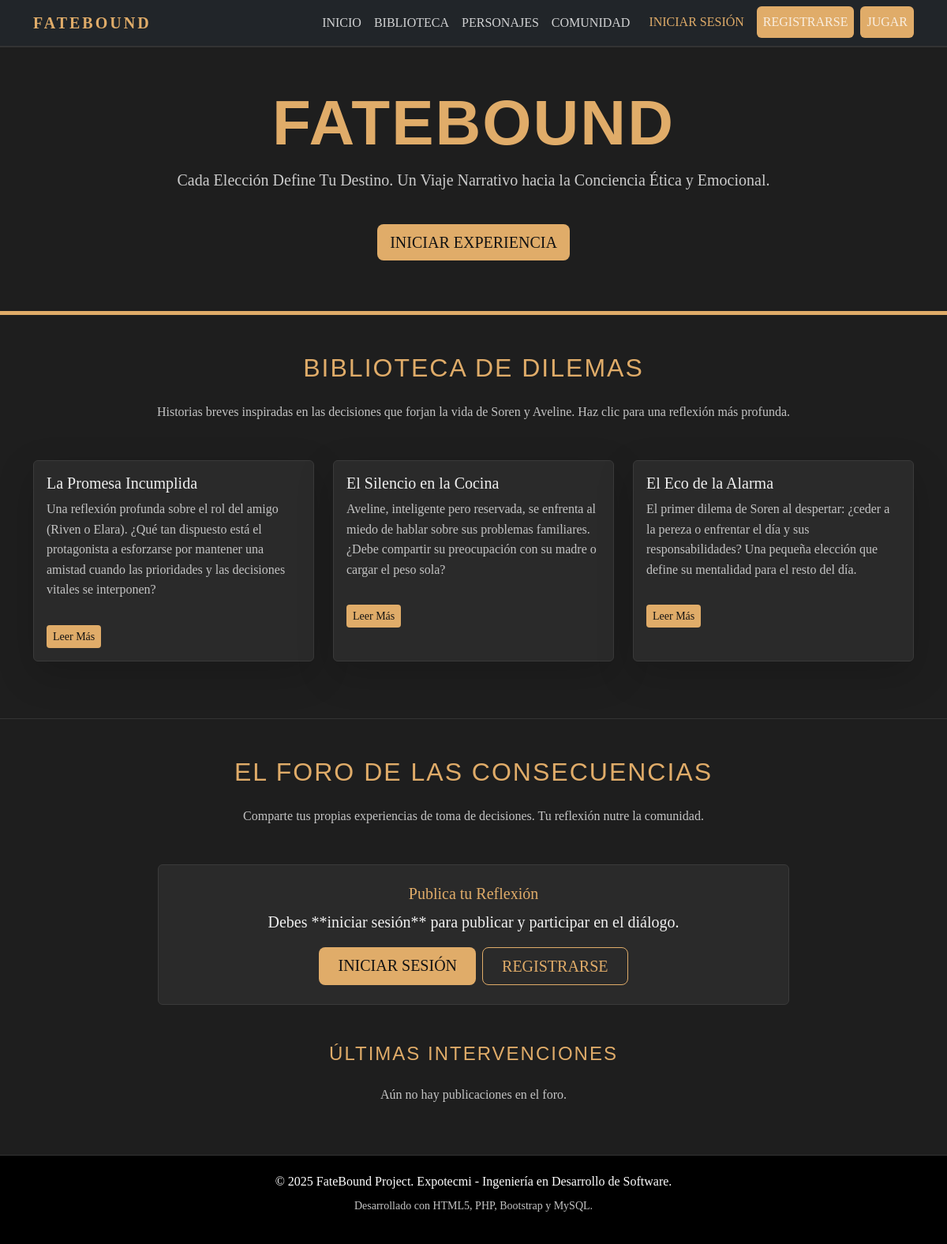
The page / on the database its author committed.
### tables this page shows
CREATE TABLE `historias_breves` (
  `historia_id` int(11) UNSIGNED NOT NULL,
  `titulo` varchar(255) NOT NULL,
  `resumen` varchar(500) NOT NULL,
  `contenido_completo` text NOT NULL,
  `autor` varchar(100) DEFAULT NULL
);

### index.php (the view, shortened to what this page needs)
<?php
require 'db_connect.php';
$GAME_URL = "#";
$is_logged_in = isset($_SESSION['user_id']);
$current_username = $is_logged_in ? $_SESSION['username'] : '';
try {
    $historias_query = $pdo->query("SELECT historia_id, titulo, resumen FROM historias_breves ORDER BY historia_id DESC");
    $historias = $historias_query->fetchAll();
} catch (PDOException $e) {
    $historias = [];
}
try {
    $posts_query = $pdo->query("SELECT p.titulo, p.contenido, u.username
                                 FROM publicaciones_foro p
                                 JOIN usuarios u ON p.user_id = u.user_id
                                 ORDER BY p.fecha_creacion DESC LIMIT 5");
    $posts = $posts_query->fetchAll();
} catch (PDOException $e) {
    $posts = [];
}
?>
<!DOCTYPE html>
<html lang="es">
<head>
    <link href="https://cdn.jsdelivr.net/npm/bootstrap@5.3.2/dist/css/bootstrap.min.css" rel="stylesheet">
    <link rel="stylesheet" href="style.css">
</head>
<body>
    <nav class="navbar navbar-expand-lg navbar-dark bg-dark sticky-top">
        <div class="container">
            <a class="navbar-brand" href="#">FATEBOUND</a>
            <div class="collapse navbar-collapse" id="navbarNav">
                <ul class="navbar-nav ms-auto">
                    <li class="nav-item"><a class="nav-link" href="#inicio">INICIO</a></li>
                    <li class="nav-item"><a class="nav-link" href="#biblioteca">BIBLIOTECA</a></li>
                    <li class="nav-item"><a class="nav-link" href="personajes.php">PERSONAJES</a></li>
                    <li class="nav-item"><a class="nav-link" href="#comunidad">COMUNIDAD</a></li>
                    <?php if ($is_logged_in): ?>
                        <li class="nav-item"><span class="nav-link text-success">¡Hola, <?php echo htmlspecialchars($current_username); ?>!</span></li>
                        <li class="nav-item"><a class="nav-link btn btn-outline-light ms-2" href="cerrar_sesion.php">CERRAR SESIÓN</a></li>
                    <?php else: ?>
                        <li class="nav-item"><a class="nav-link btn btn-outline-light ms-2" href="login.php">INICIAR SESIÓN</a></li>
                        <li class="nav-item"><a class="nav-link btn btn-primary ms-2" href="registro.php">REGISTRARSE</a></li>
                    <?php endif; ?>
                    <li class="nav-item"><a class="nav-link btn btn-primary ms-2" href="<?php echo $GAME_URL; ?>" target="_blank">JUGAR</a></li>
                </ul>
            </div>
        </div>
    </nav>
    <header id="inicio" class="py-5 text-center text-light section-dark" style="border-bottom: 5px solid #e0ac69;">
        <div class="container">
            <h1 class="display-1 fw-bold">FATEBOUND</h1>
            <p class="lead" style="color: #ccc;">
                Cada Elección Define Tu Destino. Un Viaje Narrativo hacia la Conciencia Ética y Emocional.
            </p>
            <a class="btn btn-primary btn-lg mt-4" href="<?php echo $GAME_URL; ?>" target="_blank">INICIAR EXPERIENCIA</a>
        </div>
    </header>
    <section id="biblioteca" class="py-5 bg-light-dark section-dark">
        <div class="container">
            <h2 class="text-center mb-4">Biblioteca de Dilemas</h2>
            <p class="text-center mb-5 text-muted">
                Historias breves inspiradas en las decisiones que forjan la vida de Soren y Aveline. Haz clic para una reflexión más profunda.
            </p>
            <div class="row">
                <?php if (!empty($historias)): ?>
                    <?php foreach ($historias as $historia): ?>
                        <div class="col-lg-4 col-md-6 mb-4">
                            <div class="card card-dark shadow-lg h-100">
                                <div class="card-body">
                                    <h5 class="card-title"><?php echo htmlspecialchars($historia['titulo']); ?></h5>
                                    <p class="card-text text-muted"><?php echo htmlspecialchars($historia['resumen']); ?></p>
                                    <a href="leer_historia.php?id=<?php echo $historia['historia_id']; ?>"
                                       class="btn btn-primary btn-sm mt-3">
                                        Leer Más
                                    </a>
                                </div>
                            </div>
                        </div>
                    <?php endforeach; ?>
                <?php else: ?>
                    <p class="text-center">No se encontraron historias en la base de datos.</p>
                <?php endif; ?>
            </div>
        </div>
    </section>
    <section id="comunidad" class="py-5 section-dark" style="border-top: 1px solid #333;">
        <div class="container">
            <h2 class="text-center mb-4">El Foro de las Consecuencias</h2>
            <p class="text-center mb-5 text-muted">
                Comparte tus propias experiencias de toma de decisiones. Tu reflexión nutre la comunidad.
            </p>
            <div class="card card-dark mb-5 p-4 mx-auto" style="max-width: 800px;">
                <h5 class="card-title text-center" style="color: #e0ac69;">Publica tu Reflexión</h5>
                <?php if ($is_logged_in): ?>
                    <p class="text-center text-muted">Estás publicando como **<?php echo htmlspecialchars($current_username); ?>**</p>
                    <form action="post_handler.php" method="POST">
                        <div class="mb-3">
                            <input type="text" class="form-control bg-dark text-light border-secondary" name="titulo" placeholder="Título de tu Experiencia" required>
                        </div>
                        <div class="mb-3">
                            <textarea class="form-control bg-dark text-light border-secondary" name="contenido" rows="4" placeholder="Describe tu reflexión personal..." required></textarea>
                        </div>
                        <button type="submit" class="btn btn-primary d-block mx-auto">COMPARTIR EN EL FORO</button>
                    </form>
                <?php else: ?>
                    <p class="text-center lead">
                        Debes **iniciar sesión** para publicar y participar en el diálogo.
                    </p>
                    <div class="d-grid gap-2 d-sm-flex justify-content-sm-center">
                        <a href="login.php" class="btn btn-primary btn-lg px-4 gap-3">INICIAR SESIÓN</a>
                        <a href="registro.php" class="btn btn-outline-light btn-lg px-4">REGISTRARSE</a>
                    </div>
                <?php endif; ?>
            </div>
            <h4 class="mb-4 text-center">Últimas Intervenciones</h4>
            <div class="row justify-content-center">
                <div class="col-lg-8">
                    <?php if (!empty($posts)): ?>
                        <?php foreach ($posts as $post): ?>
                            <div class="card card-dark mb-3">
                                <div class="card-body">
                                    <h5 class="card-title" style="color: #e0ac69;"><?php echo htmlspecialchars($post['titulo']); ?></h5>
                                    <p class="card-text text-light"><?php echo nl2br(htmlspecialchars(substr($post['contenido'], 0, 200) . '...')); ?></p>
                                    <small class="text-muted">Publicado por **<?php echo htmlspecialchars($post['username']); ?>**</small>
                                </div>
                            </div>
                        <?php endforeach; ?>
                    <?php else: ?>
                        <p class="text-center text-muted">Aún no hay publicaciones en el foro.</p>
                    <?php endif; ?>
                </div>
            </div>
        </div>
    </section>
    <footer class="text-center text-white">
        <p class="mb-1">&copy; 2025 FateBound Project. Expotecmi - Ingeniería en Desarrollo de Software.</p>
        <p><small class="text-muted">Desarrollado con HTML5, PHP, Bootstrap y MySQL.</small></p>
    </footer>
</body>
</html>

### style.css (style rules this page uses)
body { font-family: 'Georgia', serif; line-height: 1.6; background-color: #121212; color: #f0f0f0; }
h1, h2, h3, h4 { font-family: 'Arial Black', sans-serif; color: #e0ac69; text-transform: uppercase; letter-spacing: 2px; }
.navbar { border-bottom: 2px solid #333; }
.navbar-brand { font-weight: bold; color: #e0ac69 !important; letter-spacing: 3px; }
.nav-link { color: rgba(255, 255, 255, 0.8) !important; }
.btn-outline-light { color: #e0ac69 !important; border-color: #e0ac69 !important; }
.btn-primary { background-color: #e0ac69; border: none; color: #121212; transition: background-color 0.3s ease, transform 0.2s ease; }
.section-dark { background-color: #1e1e1e; }
.card-dark { background-color: #2a2a2a; color: #f0f0f0; border: 1px solid #3a3a3a; transition: border-color 0.3s ease; }
.text-muted, .card-dark .text-muted { color: #c4c4c4 !important; }
footer { background-color: #000000; border-top: 1px solid #333; padding: 20px 0; }

### rows shown on the page
historias_breves: titulo "La Promesa Incumplida", resumen "Una reflexión profunda sobre el rol del amigo (Riven o Elara). ¿Qué tan dispuesto está el protagonista a esforzarse por mantener una amistad cuando las prioridades y las decisiones vitales se interponen?"
historias_breves: titulo "El Silencio en la Cocina", resumen "Aveline, inteligente pero reservada, se enfrenta al miedo de hablar sobre sus problemas familiares. ¿Debe compartir su preocupación con su madre o cargar el peso sola?"
historias_breves: titulo "El Eco de la Alarma", resumen "El primer dilema de Soren al despertar: ¿ceder a la pereza o enfrentar el día y sus responsabilidades? Una pequeña elección que define su mentalidad para el resto del día."
